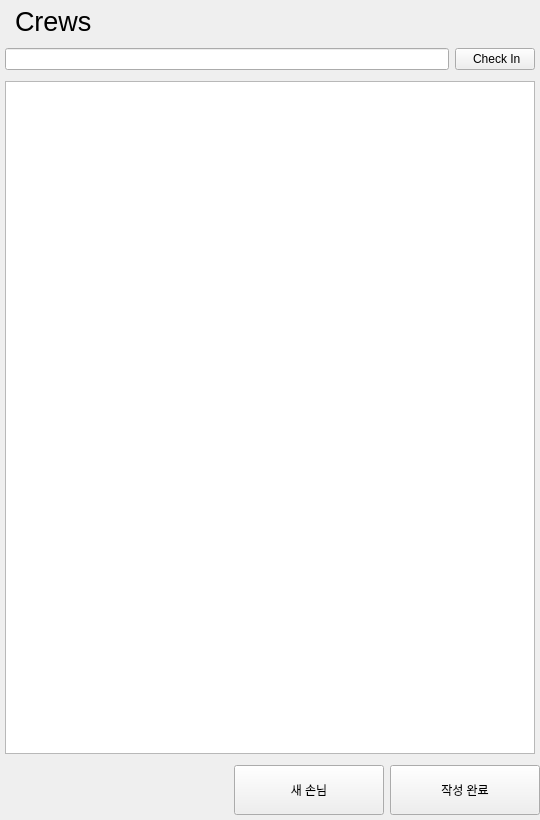
<?xml version="1.0" encoding="UTF-8"?>
<ui version="4.0">
 <class>Crews</class>
 <widget class="QWidget" name="Crews">
  <property name="geometry">
   <rect>
    <x>0</x>
    <y>0</y>
    <width>540</width>
    <height>820</height>
   </rect>
  </property>
  <property name="windowTitle">
   <string>Crews</string>
  </property>
  <layout class="QVBoxLayout" name="verticalLayout_2">
   <property name="leftMargin">
    <number>0</number>
   </property>
   <property name="topMargin">
    <number>0</number>
   </property>
   <property name="rightMargin">
    <number>0</number>
   </property>
   <property name="bottomMargin">
    <number>0</number>
   </property>
   <item>
    <layout class="QVBoxLayout" name="main_layout">
     <property name="bottomMargin">
      <number>5</number>
     </property>
     <item>
      <widget class="QLabel" name="title_lable">
       <property name="minimumSize">
        <size>
         <width>0</width>
         <height>42</height>
        </size>
       </property>
       <property name="maximumSize">
        <size>
         <width>16777215</width>
         <height>42</height>
        </size>
       </property>
       <property name="font">
        <font>
         <pointsize>20</pointsize>
        </font>
       </property>
       <property name="text">
        <string>  Crews</string>
       </property>
       <property name="margin">
        <number>0</number>
       </property>
      </widget>
     </item>
     <item>
      <layout class="QHBoxLayout" name="input_horizontal_layout">
       <property name="leftMargin">
        <number>5</number>
       </property>
       <property name="rightMargin">
        <number>5</number>
       </property>
       <item>
        <widget class="QLineEdit" name="input_line_edit"/>
       </item>
       <item>
        <widget class="QPushButton" name="check_in_button">
         <property name="text">
          <string> Check In</string>
         </property>
        </widget>
       </item>
      </layout>
     </item>
     <item>
      <layout class="QVBoxLayout" name="table_vertical_layout">
       <property name="leftMargin">
        <number>5</number>
       </property>
       <property name="topMargin">
        <number>5</number>
       </property>
       <property name="rightMargin">
        <number>5</number>
       </property>
       <property name="bottomMargin">
        <number>5</number>
       </property>
       <item>
        <widget class="QTableWidget" name="crews_table"/>
       </item>
      </layout>
     </item>
     <item>
      <layout class="QHBoxLayout" name="bottom_horizontal_layout">
       <item>
        <spacer name="horizontal_spacer">
         <property name="orientation">
          <enum>Qt::Horizontal</enum>
         </property>
         <property name="sizeHint" stdset="0">
          <size>
           <width>40</width>
           <height>20</height>
          </size>
         </property>
        </spacer>
       </item>
       <item>
        <widget class="QPushButton" name="add_user_pushButton">
         <property name="minimumSize">
          <size>
           <width>150</width>
           <height>50</height>
          </size>
         </property>
         <property name="maximumSize">
          <size>
           <width>150</width>
           <height>50</height>
          </size>
         </property>
         <property name="text">
          <string>새 손님</string>
         </property>
        </widget>
       </item>
       <item>
        <widget class="QPushButton" name="complete_button">
         <property name="minimumSize">
          <size>
           <width>150</width>
           <height>50</height>
          </size>
         </property>
         <property name="maximumSize">
          <size>
           <width>150</width>
           <height>50</height>
          </size>
         </property>
         <property name="text">
          <string>작성 완료</string>
         </property>
        </widget>
       </item>
      </layout>
     </item>
    </layout>
   </item>
  </layout>
 </widget>
 <resources/>
 <connections/>
</ui>
